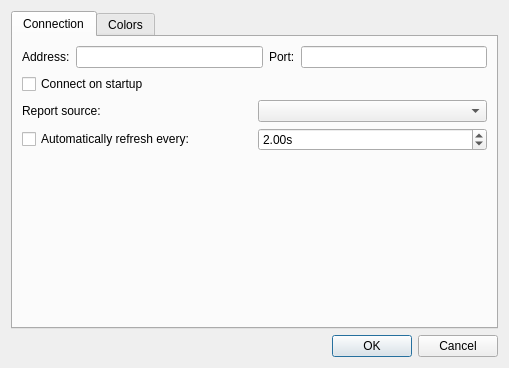
<?xml version="1.0" encoding="UTF-8"?>
<ui version="4.0">
 <class>SettingsDialog</class>
 <widget class="QDialog" name="SettingsDialog">
  <property name="geometry">
   <rect>
    <x>0</x>
    <y>0</y>
    <width>509</width>
    <height>368</height>
   </rect>
  </property>
  <property name="windowTitle">
   <string>Settings</string>
  </property>
  <layout class="QVBoxLayout" name="verticalLayout">
   <item>
    <widget class="QTabWidget" name="tabWidget">
     <widget class="QWidget" name="connection_tab">
      <attribute name="title">
       <string>Connection</string>
      </attribute>
      <layout class="QVBoxLayout" name="verticalLayout_2">
       <item>
        <layout class="QHBoxLayout" name="horizontalLayout">
         <item>
          <widget class="QLabel" name="label_host_address">
           <property name="text">
            <string>Address:</string>
           </property>
          </widget>
         </item>
         <item>
          <widget class="QLineEdit" name="edit_host_address"/>
         </item>
         <item>
          <widget class="QLabel" name="label_host_port">
           <property name="text">
            <string>Port:</string>
           </property>
          </widget>
         </item>
         <item>
          <widget class="QLineEdit" name="edit_host_port"/>
         </item>
        </layout>
       </item>
       <item>
        <widget class="QCheckBox" name="check_autoconnect">
         <property name="text">
          <string>Connect on startup</string>
         </property>
        </widget>
       </item>
       <item>
        <layout class="QHBoxLayout" name="horizontalLayout_4">
         <item>
          <widget class="QLabel" name="label_report_source">
           <property name="text">
            <string>Report source:</string>
           </property>
          </widget>
         </item>
         <item>
          <widget class="QComboBox" name="combo_report_source"/>
         </item>
        </layout>
       </item>
       <item>
        <layout class="QHBoxLayout" name="horizontalLayout_2">
         <item>
          <widget class="QCheckBox" name="check_autorefresh">
           <property name="text">
            <string>Automatically refresh every:</string>
           </property>
          </widget>
         </item>
         <item>
          <widget class="QDoubleSpinBox" name="spin_autorefresh_rate">
           <property name="suffix">
            <string>s</string>
           </property>
           <property name="minimum">
            <double>0.250000000000000</double>
           </property>
           <property name="maximum">
            <double>300.000000000000000</double>
           </property>
           <property name="singleStep">
            <double>0.250000000000000</double>
           </property>
           <property name="value">
            <double>2.000000000000000</double>
           </property>
          </widget>
         </item>
        </layout>
       </item>
       <item>
        <spacer name="verticalSpacer">
         <property name="orientation">
          <enum>Qt::Vertical</enum>
         </property>
         <property name="sizeHint" stdset="0">
          <size>
           <width>20</width>
           <height>40</height>
          </size>
         </property>
        </spacer>
       </item>
      </layout>
     </widget>
     <widget class="QWidget" name="color_tab">
      <attribute name="title">
       <string>Colors</string>
      </attribute>
      <layout class="QHBoxLayout" name="horizontalLayout_3">
       <item>
        <widget class="QTableView" name="colors_view"/>
       </item>
       <item>
        <layout class="QVBoxLayout" name="verticalLayout_3">
         <item>
          <spacer name="verticalSpacer_2">
           <property name="orientation">
            <enum>Qt::Vertical</enum>
           </property>
           <property name="sizeHint" stdset="0">
            <size>
             <width>20</width>
             <height>40</height>
            </size>
           </property>
          </spacer>
         </item>
         <item>
          <widget class="QPushButton" name="button_reset_selected_colors">
           <property name="text">
            <string>Reset selected</string>
           </property>
          </widget>
         </item>
         <item>
          <widget class="QPushButton" name="button_reset_all_colors">
           <property name="text">
            <string>Reset all</string>
           </property>
          </widget>
         </item>
        </layout>
       </item>
      </layout>
     </widget>
    </widget>
   </item>
   <item>
    <widget class="QDialogButtonBox" name="dialog_button_box">
     <property name="orientation">
      <enum>Qt::Horizontal</enum>
     </property>
     <property name="standardButtons">
      <set>QDialogButtonBox::Cancel|QDialogButtonBox::Ok</set>
     </property>
    </widget>
   </item>
  </layout>
 </widget>
 <resources/>
 <connections>
  <connection>
   <sender>dialog_button_box</sender>
   <signal>accepted()</signal>
   <receiver>SettingsDialog</receiver>
   <slot>accept()</slot>
   <hints>
    <hint type="sourcelabel">
     <x>248</x>
     <y>254</y>
    </hint>
    <hint type="destinationlabel">
     <x>157</x>
     <y>274</y>
    </hint>
   </hints>
  </connection>
  <connection>
   <sender>dialog_button_box</sender>
   <signal>rejected()</signal>
   <receiver>SettingsDialog</receiver>
   <slot>reject()</slot>
   <hints>
    <hint type="sourcelabel">
     <x>316</x>
     <y>260</y>
    </hint>
    <hint type="destinationlabel">
     <x>286</x>
     <y>274</y>
    </hint>
   </hints>
  </connection>
  <connection>
   <sender>check_autorefresh</sender>
   <signal>toggled(bool)</signal>
   <receiver>spin_autorefresh_rate</receiver>
   <slot>setEnabled(bool)</slot>
   <hints>
    <hint type="sourcelabel">
     <x>118</x>
     <y>61</y>
    </hint>
    <hint type="destinationlabel">
     <x>286</x>
     <y>62</y>
    </hint>
   </hints>
  </connection>
 </connections>
</ui>
